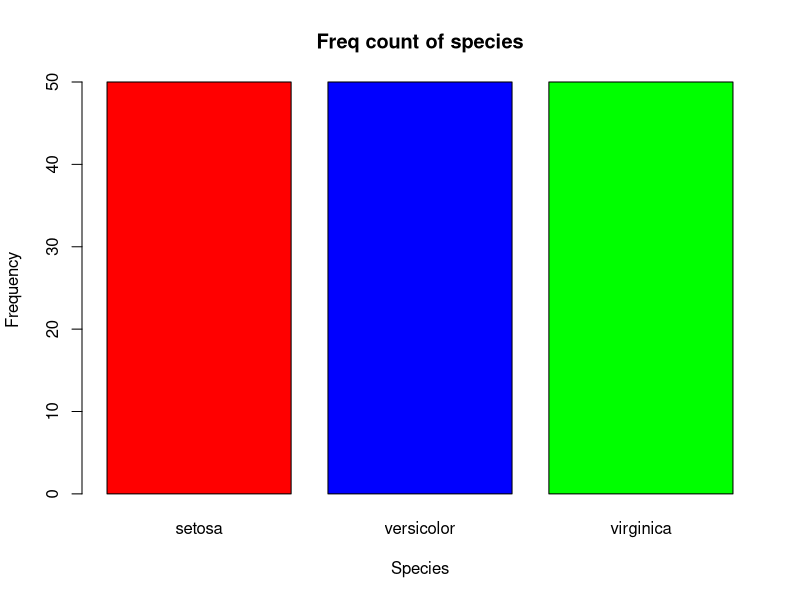

Source code (R):
df_iris <- iris
str(df_iris)
freq_species <- table(df_iris$Species)
barplot(freq_species, main = "Freq count of species",
        xlab = "Species",
        ylab = "Frequency",
        col = c("red", "blue", "green"))
